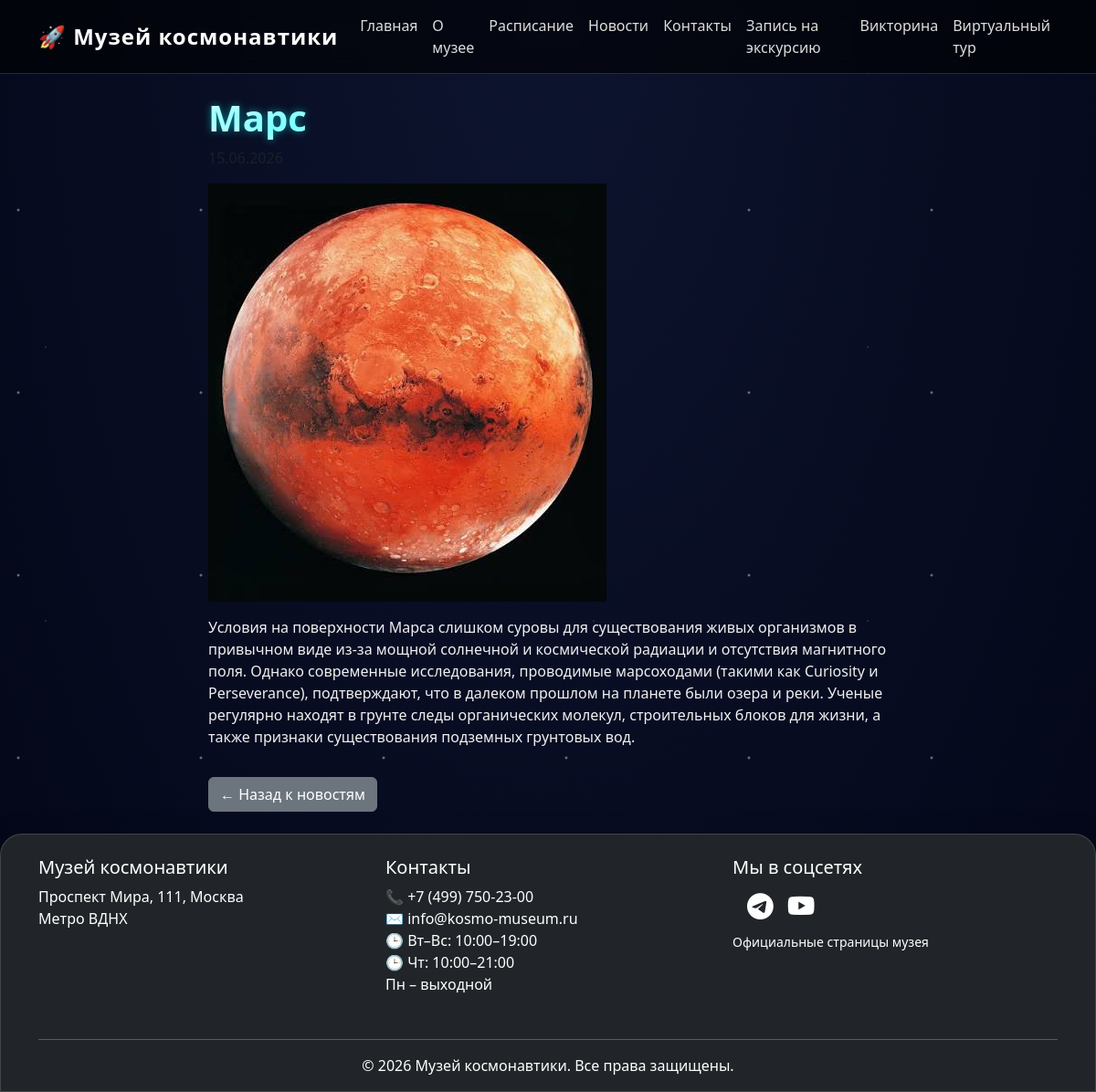
The app's page /news/mars/ with its own data.
### museum_app/models.py (models this page shows, shortened)
class News(models.Model):
    title = models.CharField(max_length=200, verbose_name='Заголовок')
    slug = models.SlugField(unique=True, verbose_name='Ссылка')
    preview_image = models.ImageField(upload_to='news_previews/', blank=True, null=True, verbose_name='Превью-картинка')
    short_text = models.TextField(max_length=300, verbose_name='Краткий текст')
    full_text = models.TextField(verbose_name='Полный текст')
    date_published = models.DateTimeField(default=timezone.now, verbose_name='Дата публикации')
    is_published = models.BooleanField(default=True, verbose_name='Опубликовано')
    class Meta:
        ordering = ['-date_published']
        verbose_name = 'Новость'
        verbose_name_plural = 'Новости'

### museum_app/views.py (the view)
# urls.py: path('news/<slug:slug>/', views.news_detail, name='news_detail'),
def news_detail(request, slug):
    news_item = get_object_or_404(News, slug=slug, is_published=True)
    return render(request, 'museum_app/news_detail.html', {'news_item': news_item})

### museum_app/templates/museum_app/news_detail.html (shortened to what this page needs)
{% extends 'museum_app/base.html' %}
{% block content %}
<div class="col-md-8 offset-md-2">
    <h1>{{ news_item.title }}</h1>
    <p class="text-muted">{{ news_item.date_published|date:"d.m.Y" }}</p>
    {% if news_item.preview_image %}<img src="{{ news_item.preview_image.url }}" class="img-fluid mb-3">{% endif %}
    <div>{{ news_item.full_text|linebreaks }}</div>
    <a href="{% url 'museum_app:news_list' %}" class="btn btn-secondary mt-3">← Назад к новостям</a>
</div>
{% endblock %}

### museum_app/static/museum_app/css/style.css (style rules this page uses)
:root { --bg-dark: #0a0f2a; --bg-darker: #050814; --accent: #ff7700; --accent-glow: #ffaa33; --neon-cyan: #0ff; --neon-magenta: #f0f; --text-light: #f0f0f0; --glass-bg: rgba(10, 15, 42, 0.75); --glass-border: rgba(255, 255, 255, 0.15); }
body { background: radial-gradient(ellipse at top, #0d142e, #030617); color: var(--text-light); font-family: 'Segoe UI', 'Montserrat', system-ui, sans-serif; position: relative; overflow-x: hidden; margin: 0; padding: 0; min-height: 100vh; display: flex; flex-direction: column; }
h1, h2, h3, .gradient-text { background: linear-gradient(135deg, #fff, var(--neon-cyan), var(--neon-magenta)); -webkit-background-clip: text; background-clip: text; color: transparent; text-shadow: 0 0 8px rgba(0,255,255,0.5); font-weight: 700; }

### records on screen
News: preview_image (picture), full_text "Условия на поверхности Марса слишком суровы для существования живых организмов в привычном виде из-за мощной солнечной и космической радиации и отсутствия магнитного поля. Однако современные исследования, проводимые марсоходами (такими как Curiosity и Perseverance), подтверждают, что в далеком прошлом на планете были озера и реки. Ученые регулярно находят в грунте следы органических молекул, строительных блоков для жизни, а также признаки существования подземных грунтовых вод."
